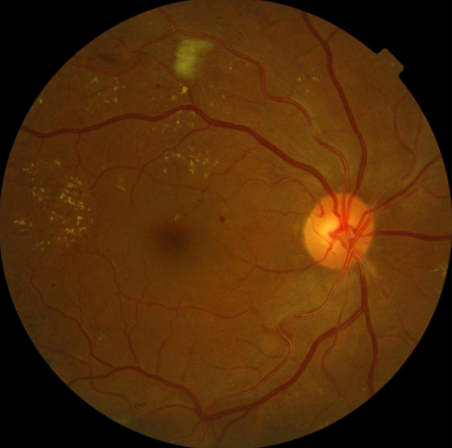
#> input picture old/4.png, 452 x 448 px
$ python main-old-8.py
#> lines starting #> are read from the running program, lines starting #| are printed output that depends on the picture
from PIL import Image
import numpy as np
from skimage.morphology import disk, opening, closing
from skimage.filters import gaussian
from skimage.exposure import equalize_adapthist
import os

def preprocess_fundus_image(image_path):
    """
    Load, resize, and normalize the fundus image.
    """
#> called with image_path = 'old/4.png'
    img = Image.open(image_path).convert("RGB")
    resized_img = img.resize((640, 640), Image.LANCZOS)
    img_array = np.array(resized_img, dtype=np.float32)
    normalized_array = (img_array / 255.0 * 2) - 1  # normalize to [-1, 1]
#| Preprocessing complete. Shape: (640, 640, 3) Min/Max: -1.0 1.0
    return normalized_array

def decompose_image_morphological_approximation(preprocessed_image_array, se_radius_small=3, threshold_factor=0.05):
    """
    Approximate morphological decomposition to extract:
    - Idark: red lesions (e.g., microaneurysms, hemorrhages)
    - Ibri: bright lesions (e.g., exudates)

    Uses CLAHE + smoothing + morphological filtering.
    """
#> called with se_radius_small = 3, threshold_factor = 0.05
    img_display_scale = (((preprocessed_image_array + 1) / 2) * 255).astype(np.uint8)

    if img_display_scale.ndim == 3:
        green_channel = img_display_scale[:, :, 1]
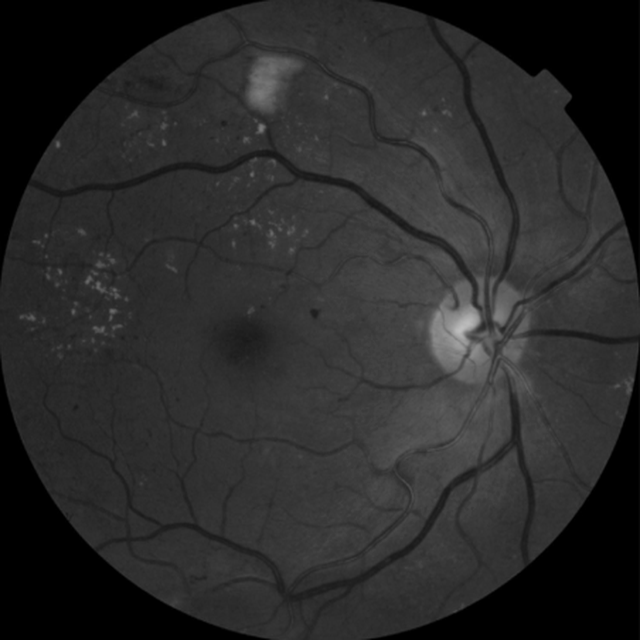
#> green_channel: shape (640, 640); min 0, max 190, mean 42
    else:
        green_channel = img_display_scale

    # --- Step 1: CLAHE (Contrast enhancement for lesions) ---
    clahe_img = equalize_adapthist(green_channel, clip_limit=0.03)  # [0,1] float
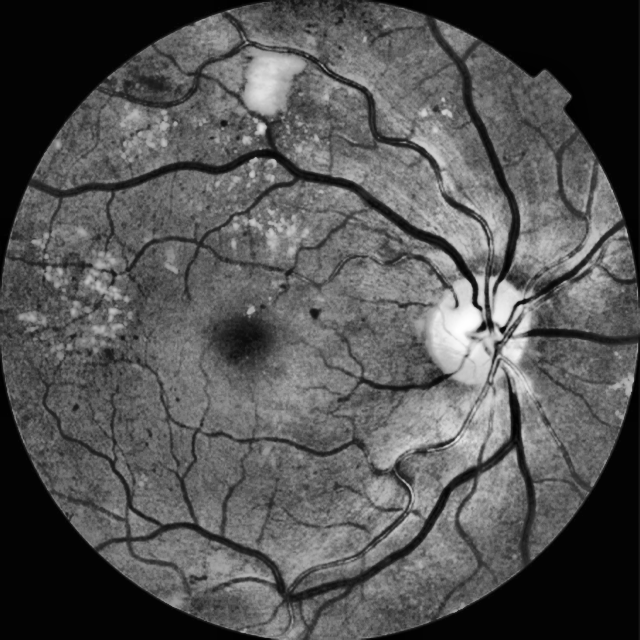
#> clahe_img: shape (640, 640) float64; min 0, max 1, mean 0.331
    clahe_img = (clahe_img * 255).astype(np.uint8)

    # --- Step 2: Gaussian smoothing ---
    smoothed = gaussian(clahe_img, sigma=1)  # float64 in [0,1]

    # --- Step 3: Morphological closing to detect dark spots ---
    se = disk(se_radius_small)
    closed = closing(smoothed, se)
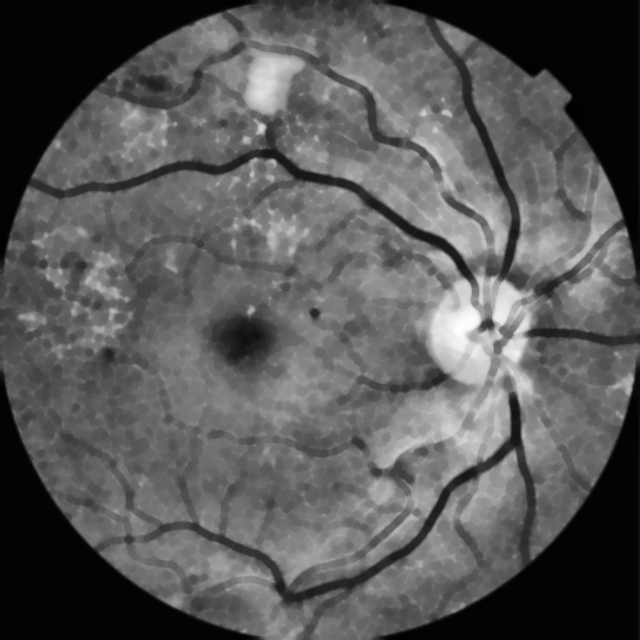
#> closed: shape (640, 640) float64; min 0.0039, max 0.997, mean 0.346
    Idark_raw = np.maximum(0, closed - smoothed)
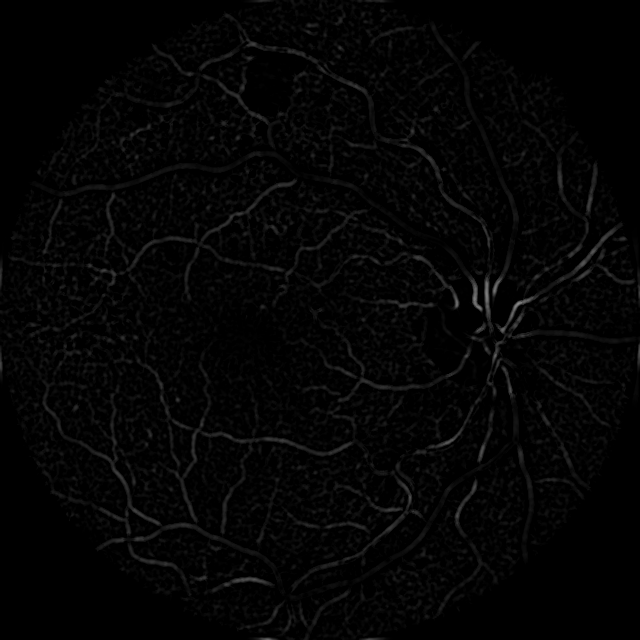
#> Idark_raw: shape (640, 640) float64; min 0, max 0.542, mean 0.0179

    Idark_float = Idark_raw.astype(np.float32)
    if Idark_float.max() > 0:
        Idark_float /= Idark_float.max()
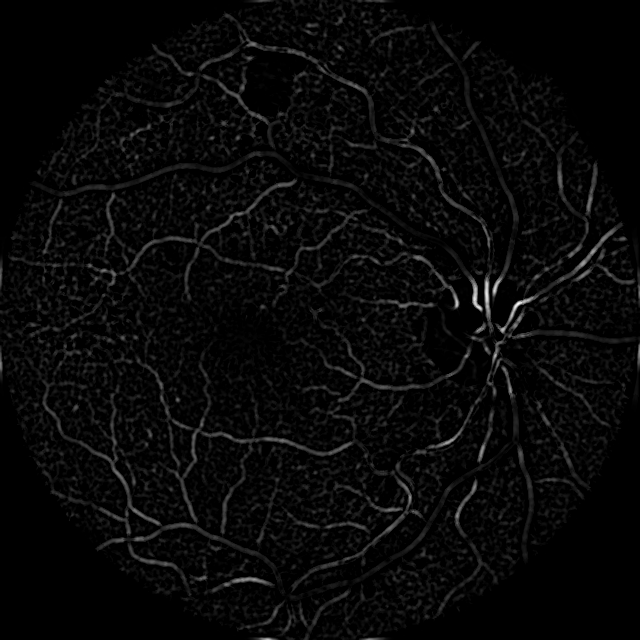
#> Idark_float: shape (640, 640) float32; min 0, max 1, mean 0.0331
    Idark_float[Idark_float < threshold_factor] = 0
    Idark = (Idark_float * 2) - 1

    # --- Step 4: Morphological opening to detect bright lesions ---
    opened = opening(smoothed, se)
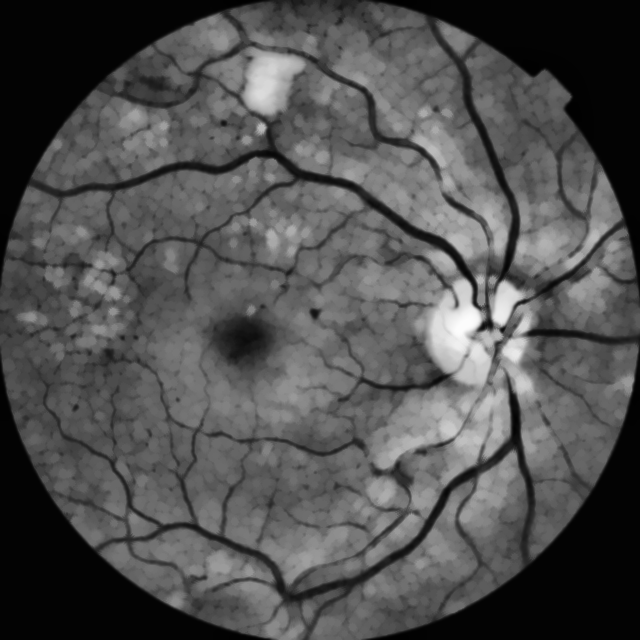
#> opened: shape (640, 640) float64; min 2.86e-05, max 0.992, mean 0.314
    Ibri_raw = np.maximum(0, smoothed - opened)

    Ibri_float = Ibri_raw.astype(np.float32)
    if Ibri_float.max() > 0:
        Ibri_float /= Ibri_float.max()
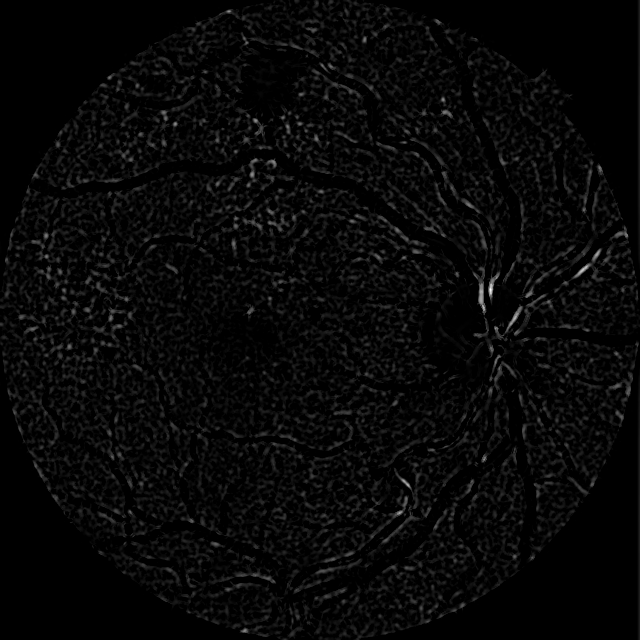
#> Ibri_float: shape (640, 640) float32; min 0, max 1, mean 0.0312
    Ibri_float[Ibri_float < threshold_factor] = 0
    Ibri = (Ibri_float * 2) - 1

    return Idark, Ibri

# ------------------------ MAIN ------------------------ #
if __name__ == "__main__":
    image_path = "old/4.png"  # Path to fundus image

    # Step 1: Preprocess the image
    preprocessed_image_array = preprocess_fundus_image(image_path)
    print("Preprocessing complete. Shape:", preprocessed_image_array.shape,
          "Min/Max:", preprocessed_image_array.min(), preprocessed_image_array.max())

    # Step 2: Decompose image into dark and bright lesion maps
    idark_image, ibri_image = decompose_image_morphological_approximation(
        preprocessed_image_array,
        se_radius_small=3,
        threshold_factor=0.05
    )

    print("\nDecomposition complete.")
    print("Idark shape:", idark_image.shape, "Min/Max:", idark_image.min(), idark_image.max())
#| Idark shape: (640, 640) Min/Max: -1.0 1.0
    print("Ibri shape:", ibri_image.shape, "Min/Max:", ibri_image.min(), ibri_image.max())
#| Ibri shape: (640, 640) Min/Max: -1.0 1.0

    # Step 3: Save outputs as images
    output_dir = "output"
    os.makedirs(output_dir, exist_ok=True)

    idark_display = (((idark_image + 1) / 2) * 255).astype(np.uint8)
    ibri_display = (((ibri_image + 1) / 2) * 255).astype(np.uint8)

    idark_pil_image = Image.fromarray(idark_display)
    ibri_pil_image = Image.fromarray(ibri_display)

    idark_path = os.path.join(output_dir, "Idark_approximation.jpg")
    ibri_path = os.path.join(output_dir, "Ibri_approximation.jpg")

    idark_pil_image.save(idark_path)
    ibri_pil_image.save(ibri_path)

    print(f"Saved: {idark_path}")
    print(f"Saved: {ibri_path}")

    idark_pil_image.show()
    ibri_pil_image.show()

$ run again, with old/6.png copied over old/4.png
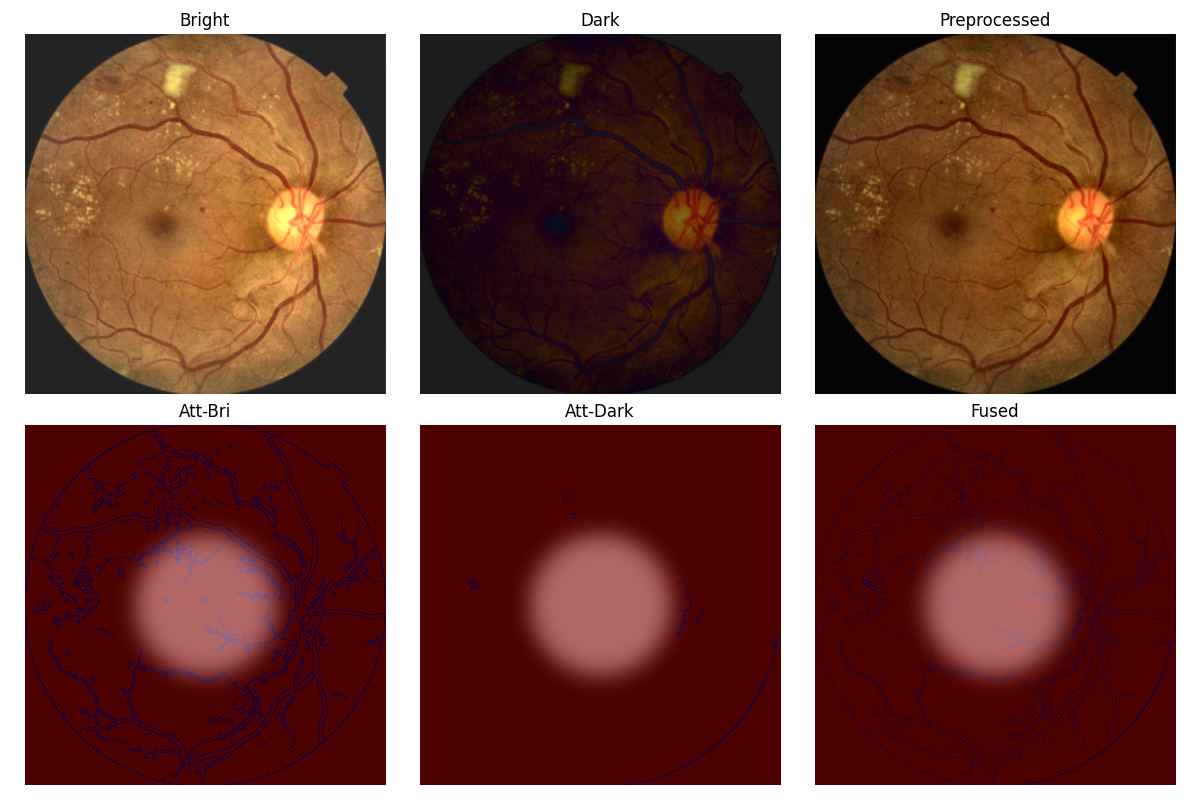
#> input picture old/6.png, 1200 x 800 px
#| Preprocessing complete. Shape: (640, 640, 3) Min/Max: -1.0 1.0
#> in decompose_image_morphological_approximation, `opened = opening(smoothed, se)`:
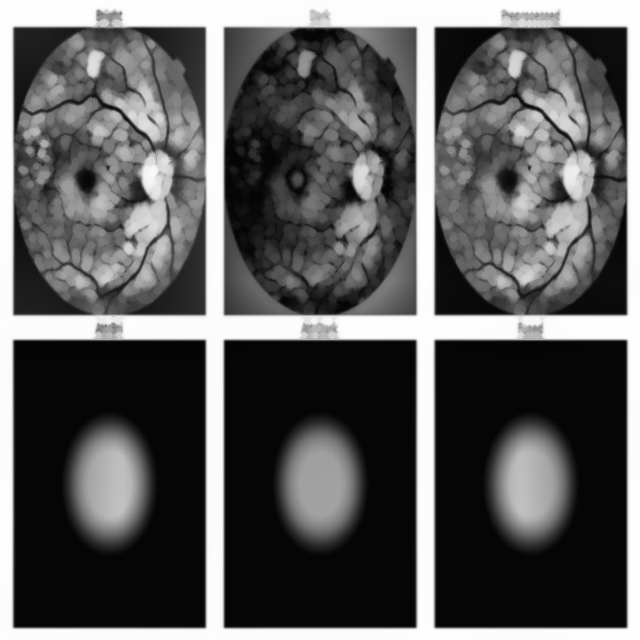
#> opened: shape (640, 640) float64; min 0.0134, max 1, mean 0.361
#> in decompose_image_morphological_approximation, `Ibri_float /= Ibri_float.max()`:
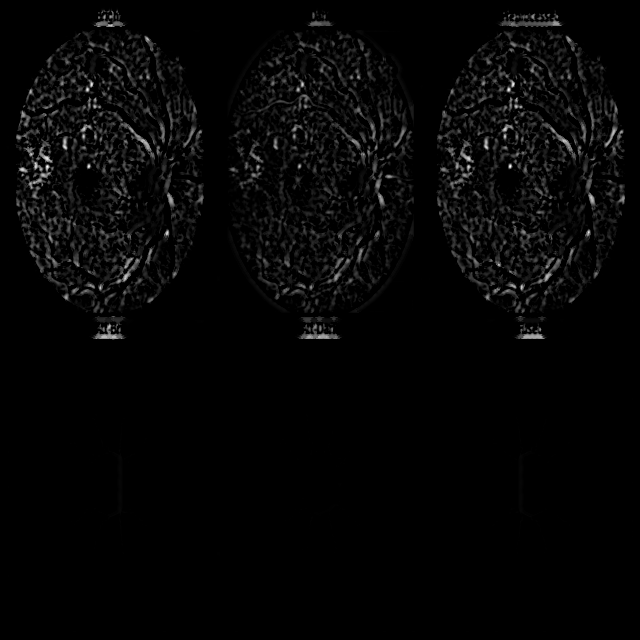
#> Ibri_float: shape (640, 640) float32; min 0, max 1, mean 0.024
#| Idark shape: (640, 640) Min/Max: -1.0 1.0
#| Ibri shape: (640, 640) Min/Max: -1.0 1.0

$ run again, with old/7.png copied over old/4.png
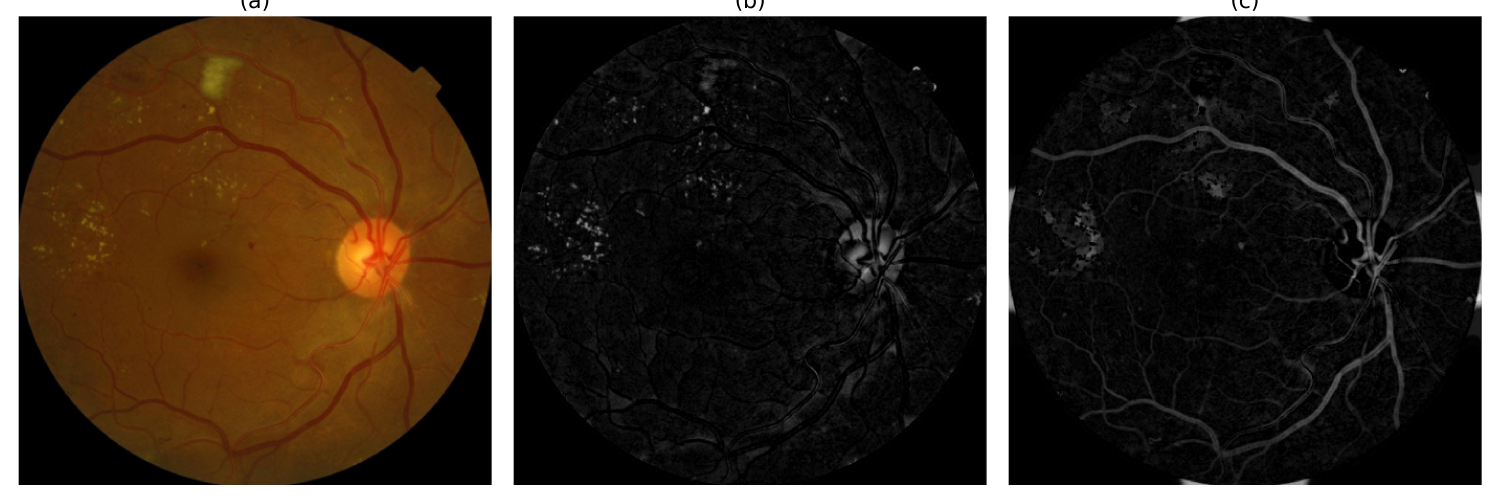
#> input picture old/7.png, 4500 x 1500 px (shown at 1/3 size)
#| Preprocessing complete. Shape: (640, 640, 3) Min/Max: -1.0 1.0
#> in decompose_image_morphological_approximation, `opened = opening(smoothed, se)`:
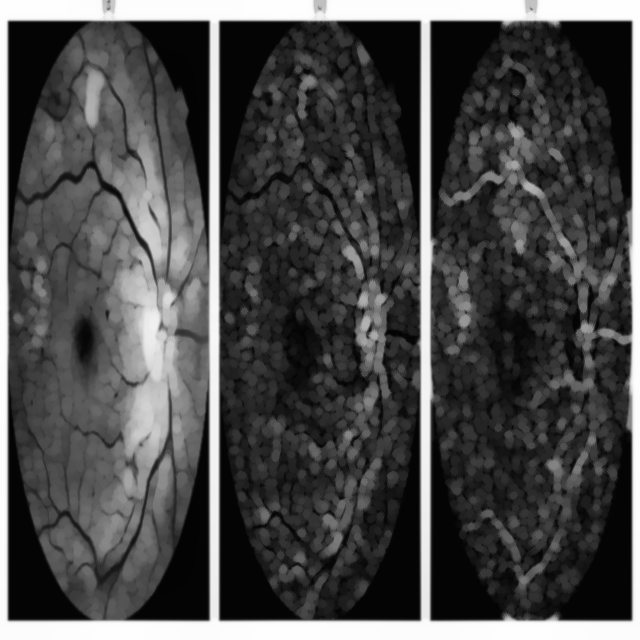
#> opened: shape (640, 640) float64; min 0.0118, max 1, mean 0.292
#> in decompose_image_morphological_approximation, `Ibri_float /= Ibri_float.max()`:
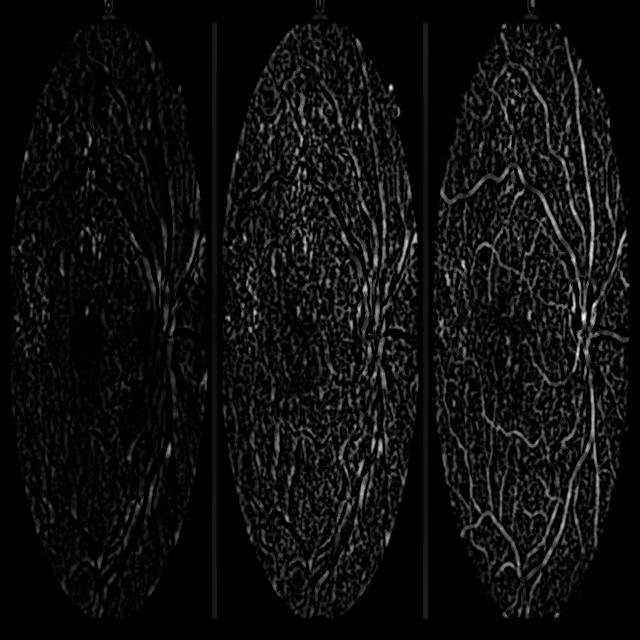
#> Ibri_float: shape (640, 640) float32; min 0, max 1, mean 0.0549
#| Idark shape: (640, 640) Min/Max: -1.0 1.0
#| Ibri shape: (640, 640) Min/Max: -1.0 1.0
